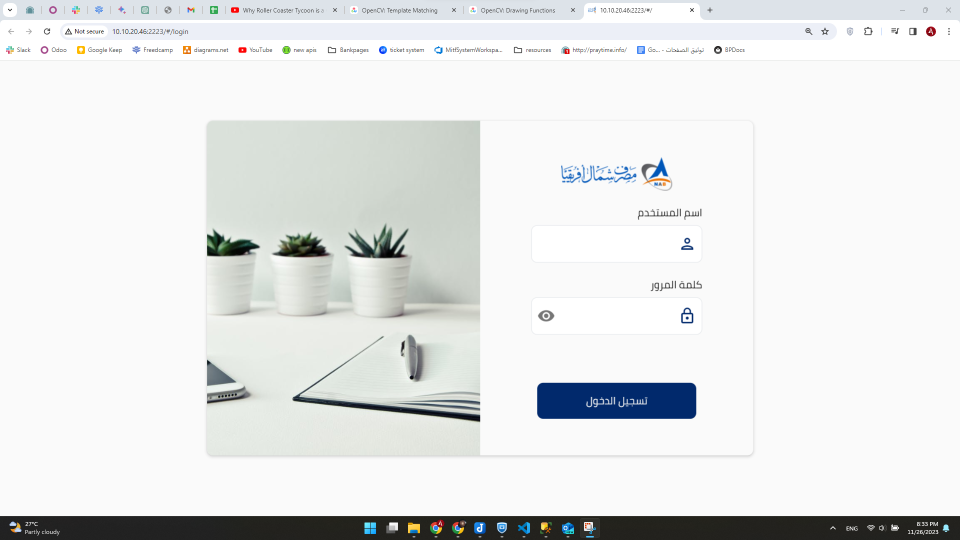
#> input picture elements/haystack04.png, 1920 x 1080 px (shown at 1/2 size)
$ python template_matching_test02.py
#> lines starting #> are read from the running program, lines starting #| are printed output that depends on the picture; after the words box and inside, x2 and y2 are one past the last pixel; in counts of white or black regions, pixels touching at a corner belong together; long printed decimals are rounded
#> further down, main_image is the input picture: shape (1080, 1920, 3); mean B, G, R 230.2, 230.4, 228.6
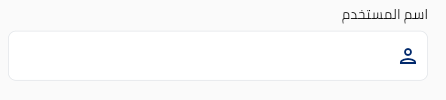
#> input picture elements/needle.png, 446 x 100 px
#> further down, template is the input picture: shape (100, 446, 3); mean B, G, R 250.7, 250.5, 250.4
import cv2
import numpy as np

def multi_scale_template_matching(main_image, template):
    # Convert images to grayscale
    main_gray = cv2.cvtColor(main_image, cv2.COLOR_BGR2GRAY)
    template_gray = cv2.cvtColor(template, cv2.COLOR_BGR2GRAY)

    # Initialize a list to store the results at different scales
    results = []

    # Define a range of scales to consider
    scales = np.linspace(0.2, 1.0, 10)[::-1]

    for scale in scales:
        # Resize the template
        resized_template = cv2.resize(template_gray, (0, 0), fx=scale, fy=scale)

        # Use template matching
        result = cv2.matchTemplate(main_gray, resized_template, cv2.TM_CCOEFF_NORMED)

        # Find the location of the best match
        _, _, _, max_loc = cv2.minMaxLoc(result)

        # Store the results along with the scale
        results.append((scale, max_loc, result[max_loc[1], max_loc[0]]))
#> this loop made 10 passes
#> max_loc on passes 1 to 10: (76, 893), (103, 895), (135, 896), (1026, 418), (197, 900), (228, 901), (259, 903), (987, 358), (1264, 640), (1731, 18)
#> pass 1, in multi_scale_template_matching, `result = cv2.matchTemplate(main_gray, resized_template, cv2.TM_CCOEFF_..`:
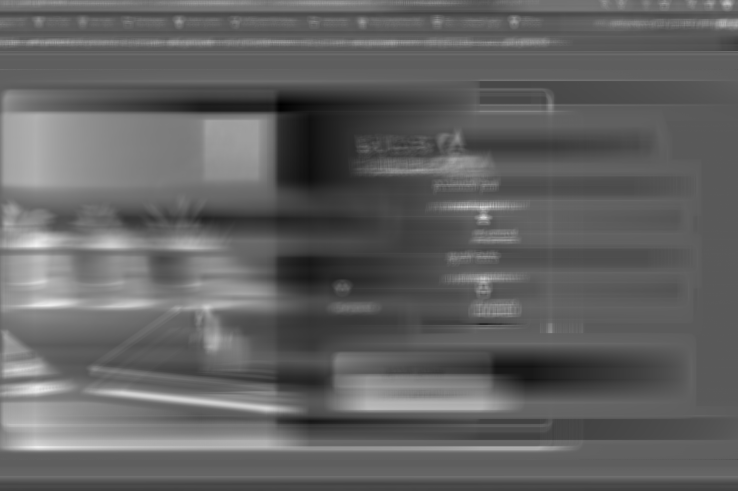
#> result: shape (981, 1475) float32 (shown at 1/2 size); min -0.204, max 0.344, mean 0.00755; drawn with min black and max white
#> pass 2, in multi_scale_template_matching, `result = cv2.matchTemplate(main_gray, resized_template, cv2.TM_CCOEFF_..`:
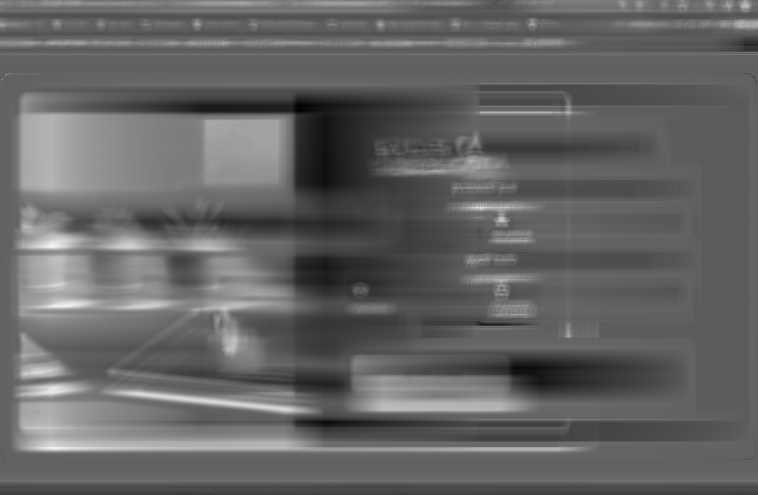
#> result: shape (990, 1515) float32 (shown at 1/2 size); min -0.237, max 0.384, mean 0.00824; drawn with min black and max white
#> after the loop:
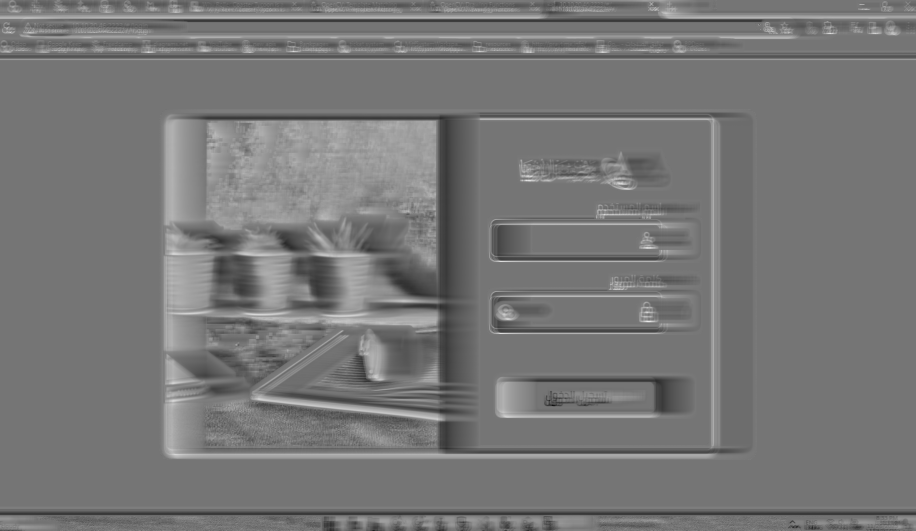
#> result: shape (1061, 1832) float32 (shown at 1/2 size); min -0.324, max 0.378, mean 0.00479; drawn with min black and max white
#> after the loop, results = 10 items

    # Select the result with the highest correlation score
    best_result = max(results, key=lambda x: x[2])
#> best_result = (0.289, (1264, 640), 0.468)

    # Extract the relevant information
    best_scale, best_loc, _ = best_result
#> best_scale = 0.289; best_loc = (1264, 640)

    # Calculate the size of the template in the original image
    h, w = template_gray.shape
#> h = 100; w = 446
    best_size = (int(w * best_scale), int(h * best_scale))
#> best_size = (128, 28)

    # Draw a rectangle around the matched area
    cv2.rectangle(main_image, best_loc, (best_loc[0] + best_size[0], best_loc[1] + best_size[1]), (0, 255, 0), 2)
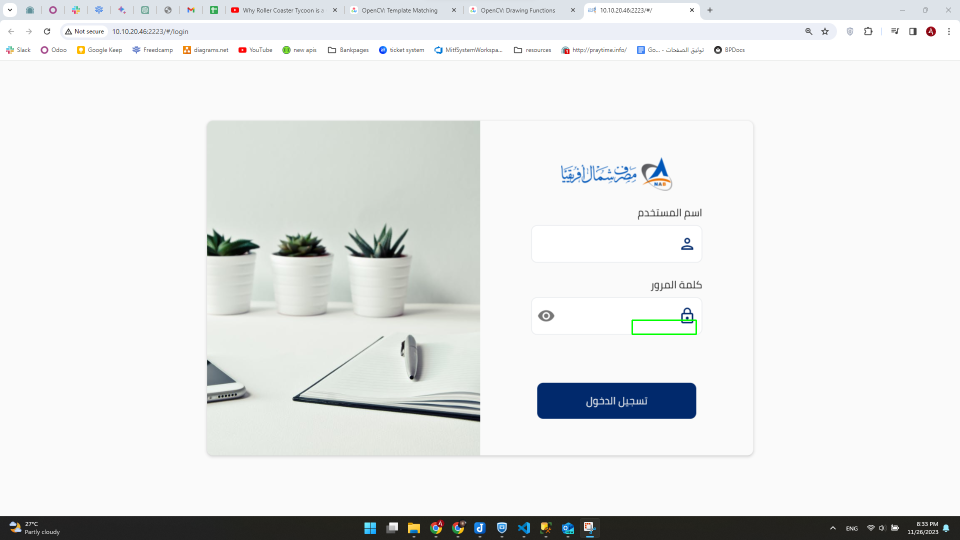
#> main_image: shape (1080, 1920, 3) (shown at 1/2 size); 0.04% of pixels changed, all inside (x1, y1, x2, y2) = (1263, 639, 1394, 670)

    threshold_percentage = 0.1

    # Get the correlation coefficient (similarity measure)
    correlation_coefficient = result[max_loc[1], max_loc[0]]
#> correlation_coefficient = 0.378

    # Check if the correlation coefficient is above the threshold
    if correlation_coefficient >= threshold_percentage:
        print(f"Template found with similarity: {correlation_coefficient}")
#| Template found with similarity: 0.3781
        return main_image
    else:
        print(f"threshold ({correlation_coefficient}) is lower than {threshold_percentage}")
        return None

# Load the main image and the template
main_image = cv2.imread('elements/haystack04.png')
template = cv2.imread('elements/needle.png')

# Perform multi-scale template matching
result_image = multi_scale_template_matching(main_image, template)
# result_image = cv2.matchTemplate(main_image, template, cv2.TM_CCOEFF_NORMED)

# Display the result
cv2.imshow('Multi-Scale Template Matching Result', result_image)
cv2.waitKey(0)
cv2.destroyAllWindows()
